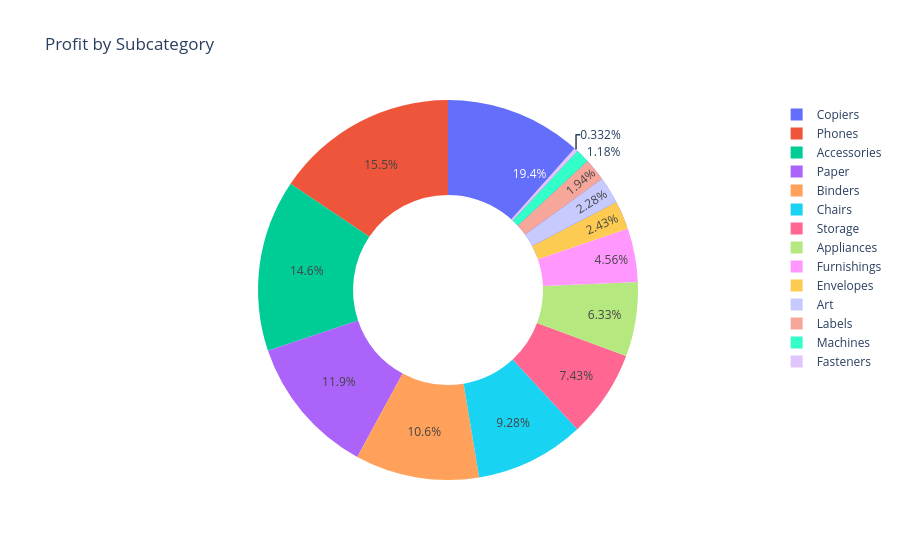

This figure's notebook cell:
### Code cell
fig=px.pie(profit_subcategory,
           values="Profit",
           names="Sub-Category",
           title="Profit by Subcategory",
           hole=0.5)
fig.show()

### Figure 1 — Plotly figure (JSON) as saved in the notebook; plotly's stock layout.template omitted (floating-point values rounded to 4 significant figures)
{"data": [{"domain": {"x": [0, 1], "y": [0, 1]}, "hole": 0.5, "hovertemplate": "Sub-Category=%{label}<br>Profit=%{value}<extra></extra>", "labels": ["Accessories", "Appliances", "Art", "Binders", "Bookcases", "Chairs", "Copiers", "Envelopes", "Fasteners", "Furnishings", "Labels", "Machines", "Paper", "Phones", "Storage", "Supplies", "Tables"], "legendgroup": "", "name": "", "showlegend": true, "type": "pie", "values": [41940.0, 18140.0, 6528.0, 30220.0, -3473.0, 26590.0, 55620.0, 6964.0, 949.5, 13060.0, 5546.0, 3385.0, 34050.0, 44520.0, 21280.0, -1189.0, -17730.0]}], "layout": {"autosize": true, "legend": {"tracegroupgap": 0}, "title": {"text": "Profit by Subcategory"}}}
